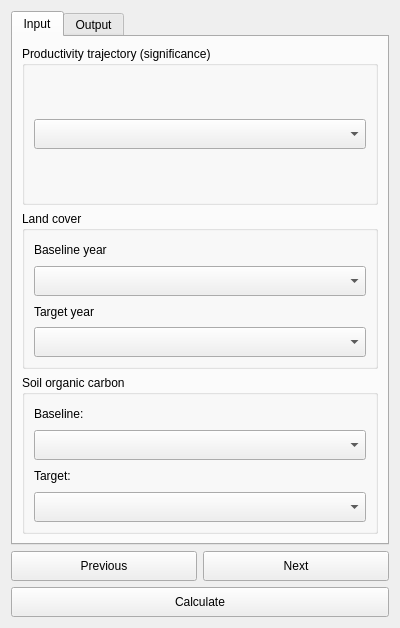
<?xml version="1.0" encoding="UTF-8"?>
<ui version="4.0">
 <class>DlgReportingSummaryTable</class>
 <widget class="QDialog" name="DlgReportingSummaryTable">
  <property name="geometry">
   <rect>
    <x>0</x>
    <y>0</y>
    <width>400</width>
    <height>628</height>
   </rect>
  </property>
  <property name="sizePolicy">
   <sizepolicy hsizetype="Fixed" vsizetype="Fixed">
    <horstretch>0</horstretch>
    <verstretch>0</verstretch>
   </sizepolicy>
  </property>
  <property name="windowTitle">
   <string>Summary table tool</string>
  </property>
  <layout class="QVBoxLayout" name="verticalLayout">
   <item>
    <widget class="QTabWidget" name="TabBox">
     <property name="sizePolicy">
      <sizepolicy hsizetype="Minimum" vsizetype="Expanding">
       <horstretch>0</horstretch>
       <verstretch>0</verstretch>
      </sizepolicy>
     </property>
     <property name="tabShape">
      <enum>QTabWidget::Rounded</enum>
     </property>
     <property name="currentIndex">
      <number>0</number>
     </property>
     <widget class="QWidget" name="InputTab">
      <attribute name="title">
       <string>Input</string>
      </attribute>
      <layout class="QVBoxLayout" name="verticalLayout_2">
       <item>
        <widget class="QGroupBox" name="groupBox">
         <property name="sizePolicy">
          <sizepolicy hsizetype="Preferred" vsizetype="Expanding">
           <horstretch>0</horstretch>
           <verstretch>0</verstretch>
          </sizepolicy>
         </property>
         <property name="maximumSize">
          <size>
           <width>16777215</width>
           <height>16777215</height>
          </size>
         </property>
         <property name="font">
          <font>
           <weight>50</weight>
           <bold>false</bold>
          </font>
         </property>
         <property name="title">
          <string>Productivity trajectory (significance)</string>
         </property>
         <layout class="QVBoxLayout" name="verticalLayout_5">
          <item>
           <widget class="QComboBox" name="combo_layer_traj">
            <property name="sizePolicy">
             <sizepolicy hsizetype="Expanding" vsizetype="Fixed">
              <horstretch>0</horstretch>
              <verstretch>0</verstretch>
             </sizepolicy>
            </property>
            <property name="minimumSize">
             <size>
              <width>0</width>
              <height>30</height>
             </size>
            </property>
           </widget>
          </item>
         </layout>
        </widget>
       </item>
       <item>
        <widget class="QGroupBox" name="groupBox_2">
         <property name="sizePolicy">
          <sizepolicy hsizetype="Preferred" vsizetype="Expanding">
           <horstretch>0</horstretch>
           <verstretch>0</verstretch>
          </sizepolicy>
         </property>
         <property name="minimumSize">
          <size>
           <width>0</width>
           <height>0</height>
          </size>
         </property>
         <property name="maximumSize">
          <size>
           <width>16777215</width>
           <height>16777215</height>
          </size>
         </property>
         <property name="font">
          <font>
           <weight>50</weight>
           <bold>false</bold>
          </font>
         </property>
         <property name="title">
          <string>Land cover</string>
         </property>
         <layout class="QVBoxLayout" name="verticalLayout_6">
          <item>
           <widget class="QLabel" name="label_3">
            <property name="text">
             <string>Baseline year</string>
            </property>
           </widget>
          </item>
          <item>
           <widget class="QComboBox" name="combo_layer_lc_bl">
            <property name="sizePolicy">
             <sizepolicy hsizetype="Expanding" vsizetype="Fixed">
              <horstretch>0</horstretch>
              <verstretch>0</verstretch>
             </sizepolicy>
            </property>
            <property name="minimumSize">
             <size>
              <width>0</width>
              <height>30</height>
             </size>
            </property>
           </widget>
          </item>
          <item>
           <widget class="QLabel" name="label_4">
            <property name="text">
             <string>Target year</string>
            </property>
           </widget>
          </item>
          <item>
           <widget class="QComboBox" name="combo_layer_lc_tg">
            <property name="minimumSize">
             <size>
              <width>0</width>
              <height>30</height>
             </size>
            </property>
           </widget>
          </item>
         </layout>
        </widget>
       </item>
       <item>
        <widget class="QGroupBox" name="groupBox_3">
         <property name="enabled">
          <bool>true</bool>
         </property>
         <property name="sizePolicy">
          <sizepolicy hsizetype="Preferred" vsizetype="Expanding">
           <horstretch>0</horstretch>
           <verstretch>0</verstretch>
          </sizepolicy>
         </property>
         <property name="maximumSize">
          <size>
           <width>16777215</width>
           <height>16777215</height>
          </size>
         </property>
         <property name="font">
          <font>
           <weight>50</weight>
           <bold>false</bold>
          </font>
         </property>
         <property name="title">
          <string>Soil organic carbon</string>
         </property>
         <layout class="QVBoxLayout" name="verticalLayout_7">
          <item>
           <widget class="QLabel" name="label">
            <property name="text">
             <string>Baseline:</string>
            </property>
           </widget>
          </item>
          <item>
           <widget class="QComboBox" name="combo_layer_soc_initial">
            <property name="sizePolicy">
             <sizepolicy hsizetype="Expanding" vsizetype="Fixed">
              <horstretch>0</horstretch>
              <verstretch>0</verstretch>
             </sizepolicy>
            </property>
            <property name="minimumSize">
             <size>
              <width>275</width>
              <height>30</height>
             </size>
            </property>
           </widget>
          </item>
          <item>
           <widget class="QLabel" name="label_2">
            <property name="text">
             <string>Target:</string>
            </property>
           </widget>
          </item>
          <item>
           <widget class="QComboBox" name="combo_layer_soc_final">
            <property name="minimumSize">
             <size>
              <width>0</width>
              <height>30</height>
             </size>
            </property>
           </widget>
          </item>
         </layout>
        </widget>
       </item>
      </layout>
     </widget>
     <widget class="QWidget" name="OutputTab">
      <attribute name="title">
       <string>Output</string>
      </attribute>
      <layout class="QVBoxLayout" name="verticalLayout_4">
       <item>
        <widget class="QGroupBox" name="groupBox_6">
         <property name="title">
          <string>Output file</string>
         </property>
         <layout class="QHBoxLayout" name="horizontalLayout">
          <item>
           <widget class="QLineEdit" name="output_file">
            <property name="minimumSize">
             <size>
              <width>0</width>
              <height>35</height>
             </size>
            </property>
            <property name="placeholderText">
             <string>Choose a file...</string>
            </property>
           </widget>
          </item>
          <item>
           <widget class="QPushButton" name="browse_output_file">
            <property name="minimumSize">
             <size>
              <width>0</width>
              <height>35</height>
             </size>
            </property>
            <property name="text">
             <string>Browse</string>
            </property>
           </widget>
          </item>
         </layout>
        </widget>
       </item>
       <item>
        <widget class="QGroupBox" name="groupBox_5">
         <property name="enabled">
          <bool>true</bool>
         </property>
         <property name="font">
          <font>
           <weight>50</weight>
           <bold>false</bold>
          </font>
         </property>
         <property name="title">
          <string>Plot title</string>
         </property>
         <layout class="QVBoxLayout" name="verticalLayout_9">
          <item>
           <widget class="QLineEdit" name="plot_title">
            <property name="enabled">
             <bool>true</bool>
            </property>
            <property name="minimumSize">
             <size>
              <width>0</width>
              <height>35</height>
             </size>
            </property>
            <property name="text">
             <string>Summary of Land Productivity</string>
            </property>
            <property name="placeholderText">
             <string/>
            </property>
           </widget>
          </item>
         </layout>
        </widget>
       </item>
       <item>
        <spacer name="verticalSpacer_2">
         <property name="orientation">
          <enum>Qt::Vertical</enum>
         </property>
         <property name="sizeHint" stdset="0">
          <size>
           <width>20</width>
           <height>0</height>
          </size>
         </property>
        </spacer>
       </item>
      </layout>
     </widget>
    </widget>
   </item>
   <item>
    <layout class="QGridLayout" name="gridLayout_3">
     <item row="1" column="0" colspan="2">
      <widget class="QPushButton" name="button_calculate">
       <property name="minimumSize">
        <size>
         <width>0</width>
         <height>30</height>
        </size>
       </property>
       <property name="text">
        <string>Calculate</string>
       </property>
      </widget>
     </item>
     <item row="0" column="0">
      <widget class="QPushButton" name="button_prev">
       <property name="minimumSize">
        <size>
         <width>0</width>
         <height>30</height>
        </size>
       </property>
       <property name="text">
        <string>Previous</string>
       </property>
      </widget>
     </item>
     <item row="0" column="1">
      <widget class="QPushButton" name="button_next">
       <property name="minimumSize">
        <size>
         <width>0</width>
         <height>30</height>
        </size>
       </property>
       <property name="text">
        <string>Next</string>
       </property>
      </widget>
     </item>
    </layout>
   </item>
  </layout>
 </widget>
 <tabstops>
  <tabstop>TabBox</tabstop>
  <tabstop>combo_layer_traj</tabstop>
  <tabstop>combo_layer_lc_bl</tabstop>
  <tabstop>combo_layer_soc_initial</tabstop>
  <tabstop>combo_layer_soc_final</tabstop>
  <tabstop>output_file</tabstop>
  <tabstop>browse_output_file</tabstop>
  <tabstop>plot_title</tabstop>
  <tabstop>button_calculate</tabstop>
  <tabstop>button_prev</tabstop>
  <tabstop>button_next</tabstop>
 </tabstops>
 <resources/>
 <connections/>
</ui>
